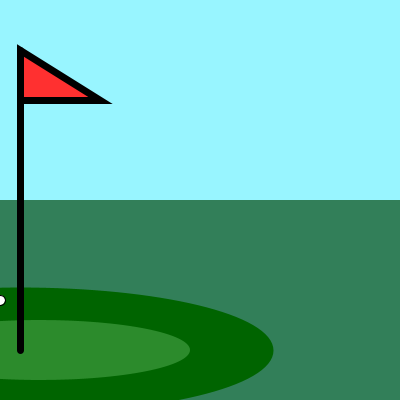
Frame 1 (no input)
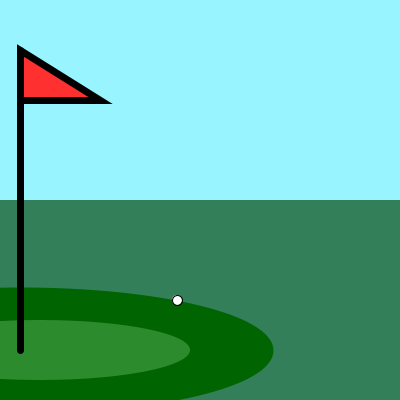
Frame 60 (the mouse pressed at the canvas centre just before this capture)
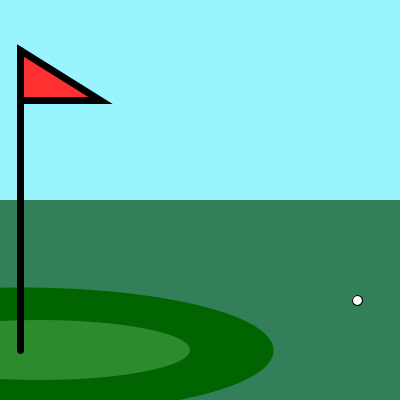
Frame 120 (the mouse held since frame 60 and released just before this capture)

The Processing sketch that drew these frames (run headless with seeded random() and noise(); from frame 60 on, the mouse is pressed at the canvas centre):

// Processing sketch: processing_134122
// ── processing_134122.pde


void setup(){
  background(152,245,255);
  size(400,400);
}

int x=0;
int speed=3;

void draw (){
  background(152,245,255);
   //grass
   fill(50,127,89);
   noStroke();
   rect(0,200,400,200);
   //outer green
   strokeWeight(6);
   stroke(0,100,0);
   fill(0,100,0);
   ellipse(20,350,500,120);
   //inner green
   noStroke();
   fill(113,198,113,100);
   ellipse(40,350,300,60);
   //ball
   frameRate(30);
  strokeWeight(1);
  fill(255);
  stroke(0);
  animate();
  //flag
   stroke(0);
   strokeWeight(7);
   line(20,50,20,350);
   fill(255,48,48);
   triangle(20,50,100,100,20,100);
}

void animate(){
  ellipse(x,300,10,10);
  x=x+speed;
  if ((x<0)||(x>=400)){
    speed=speed*-1;
  }
}
